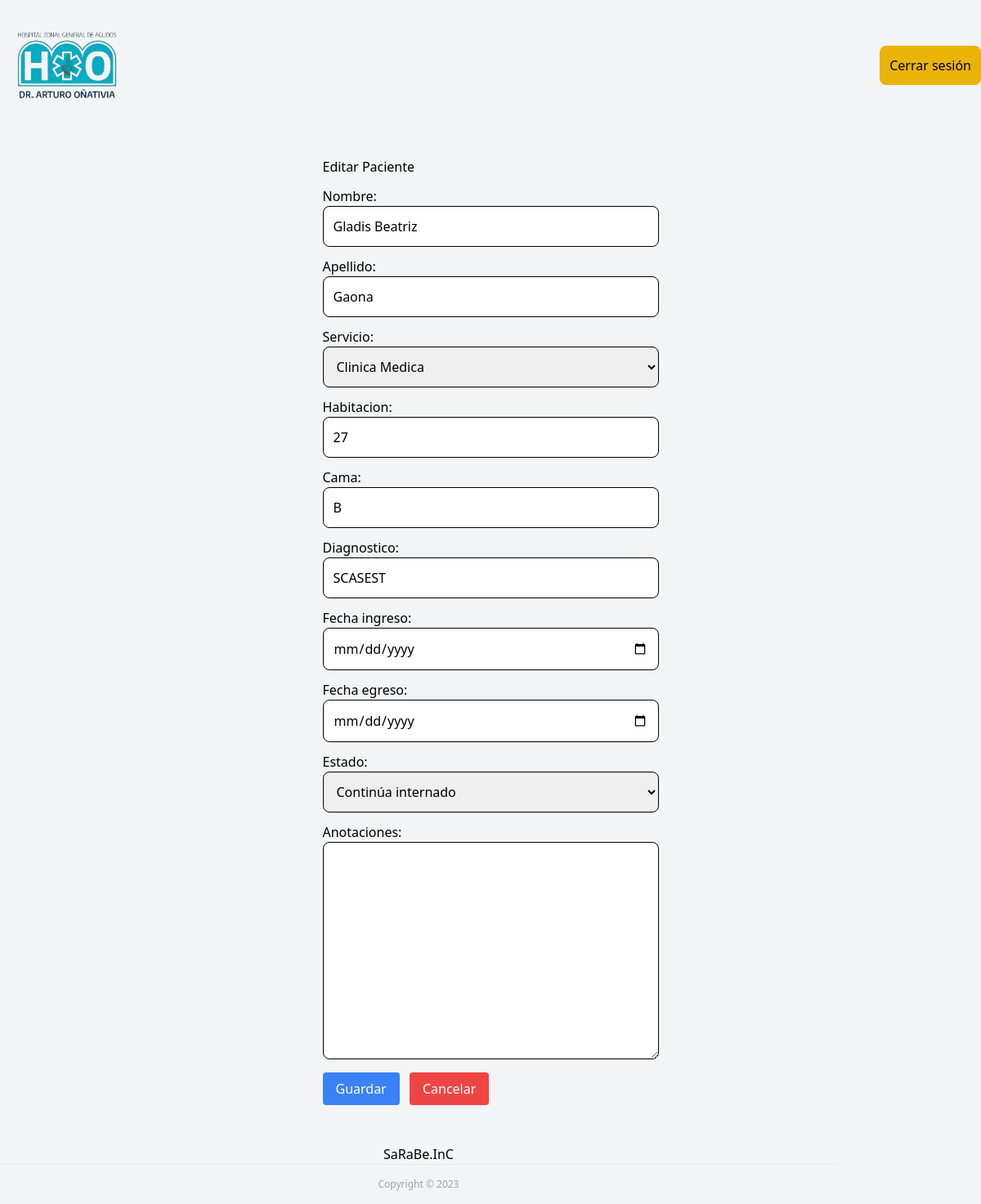
Screenshot of /pacientes/editar/96/ (signed in) with the database file from the repository.
### pacientes_2023/models.py (models this page shows)
class Paciente(models.Model):
    nombre = models.CharField(max_length=80)
    apellido = models.CharField(max_length=80)
    OPCIONES_SERVICIO = [
    ('Clinica Medica', 'Clinica Medica'),
        ('Guardia Adultos', 'Guardia de Adultos'),
        ('Maternidad', 'Maternidad'),
        ('Neo', 'Neo'),
        ('Partos', 'Partos'),
        ('Pediatria Guardia', 'Pedriatria Guardia'),
        ('Pediatria Internacion', 'Pediatria Internacion'),
        ('Polivalente', 'Polivalente'),
        ('Quirofano', 'Quirofano'),
        ('UCI', 'UCI'),
        ('UTI', 'UTI'),
        ('Coordinacion', 'Coordinacion'),
        ('Casa de Madres', 'Casa de Madres'),
    ]
    servicio = models.CharField(max_length=50, choices=OPCIONES_SERVICIO,blank=True, null=True)
    habitacion = models.CharField(max_length=80,)
    cama = models.CharField(max_length=80,blank=True,null=True)
    diagnostico = models.TextField(max_length=80, default='Sin diagnóstico')
    fecha_ingreso = models.DateField(null=True, blank=True)
    fecha_egreso = models.DateField(null=True, blank=True)
    OPCIONES_ESTADO = [
        ('Internado', 'Continúa internado'),
        ('Dado de alta', 'Dado de alta'),
        ('Se fue sin alta médica', 'Se fue sin alta médica'),
        ('Derivado', 'Fue derivado'),
        ('Óbito', 'Óbito'),
    ]
    estado = models.CharField(max_length=50, choices=OPCIONES_ESTADO, default='Internado')
    anotaciones = models.TextField(blank=True, null=True)

### pacientes_2023/views.py (the view)
# urls.py: path('editar/<int:paciente_id>/', views.editar_paciente, name='editar_paciente'),
@login_required
def editar_paciente(request, paciente_id):
    paciente = get_object_or_404(Paciente, id=paciente_id)
    if request.method == 'POST':
        form = PacienteForm(request.POST, instance=paciente)
        if form.is_valid():
            form.save()
            messages.success(request, 'Paciente Editado')
            return redirect('index')
    else:
        form = PacienteForm(instance=paciente)
    return render(request, 'editar_paciente.html', {'form': form})

### theme/templates/editar_Paciente.html (shortened to what this page needs)
{% load static tailwind_tags %}
<!DOCTYPE html>
<html lang="en">
<head>
    {% tailwind_css %}
</head>
<body class="bg-gray-100">
    {% include 'layauts/nav.html' %}
    <div class="container mx-auto px-4 py-8">
        <div class="flex justify-center">
            <div class="space-y-3 w-30">
                <h1>Editar Paciente</h1>
                <form method="post">
                    {{ form.as_p }}
                    <div class="mt-4 space-x-2">
                        <button class="px-4 py-2 bg-blue-500 hover:bg-blue-700 text-white rounded" type="submit">Guardar</button>
                        <button class="px-4 py-2 bg-red-500 hover:bg-red-700 text-white rounded" type="button" onclick="cancelEdit()">Cancelar</button>
                    </div>
                </form>
            </div>
        </div>
    </div>
    {% include 'layauts/footer.html' %}
</body>
</html>

### rows the page displays
Paciente: nombre "Gladis Beatriz", apellido "Gaona", servicio "Clinica Medica", habitacion "27", cama "B", diagnostico "SCASEST", estado "Continúa internado"
